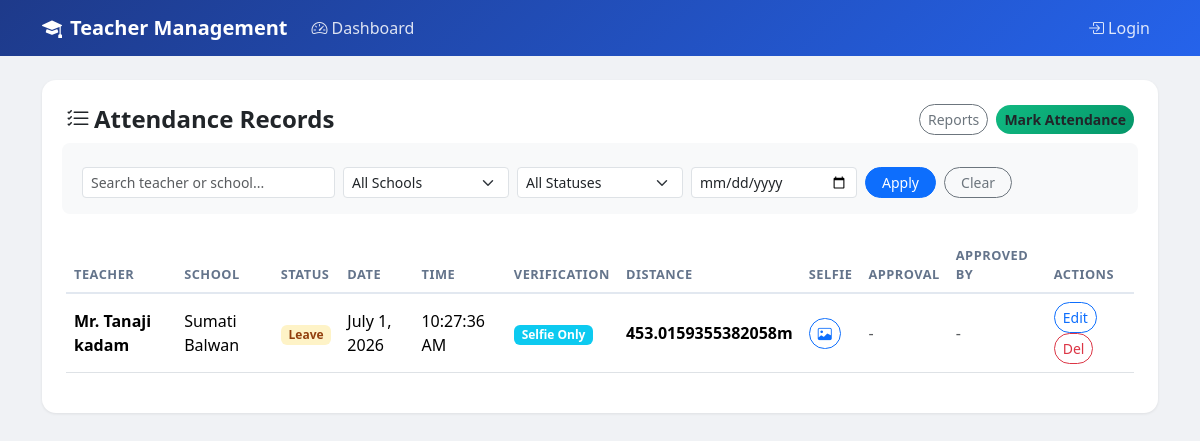
The page /attendances/ on the database its author committed.
### management/models.py (models this page shows, shortened)
class Attendance(models.Model):
    class StatusChoices(models.TextChoices):
        PRESENT = 'present', 'Present'
        ABSENT = 'absent', 'Absent'
        LEAVE = 'leave', 'Leave'
        CL = 'cl', 'CL (Casual Leave)'
        HALF_LEAVE = 'half_leave', 'Half Leave'
        OTHER = 'other', 'Other'
        OFFICIAL_DUTY = 'official_duty', 'Official Duty'
    WEEKDAY_CHOICES = [
        ('MON', 'Monday'),
        ('TUE', 'Tuesday'),
        ('WED', 'Wednesday'),
        ('THU', 'Thursday'),
        ('FRI', 'Friday'),
        ('SAT', 'Saturday'),
        ('SUN', 'Sunday'),
    ]
    VERIFICATION_CHOICES = [
        ('GPS_SELFIE', 'GPS + Selfie'),
        ('GPS', 'GPS Only'),
        ('SELFIE', 'Selfie Only'),
        ('MANUAL', 'Manual'),
    ]
    APPROVAL_CHOICES = [
        ('pending', 'Pending'),
        ('approved', 'Approved'),
        ('rejected', 'Rejected'),
        ('none', 'None'),
    ]
    teacher = models.ForeignKey(Teacher, on_delete=models.CASCADE, related_name='attendances')
    school = models.ForeignKey(School, on_delete=models.CASCADE, related_name='attendances')
    course = models.ForeignKey(Course, on_delete=models.SET_NULL, null=True, blank=True, related_name='attendances')
    attendance_date = models.DateField(default=timezone.now)
    attendance_status = models.CharField(max_length=20, choices=StatusChoices.choices, default=StatusChoices.PRESENT)
    standard_class = models.CharField(max_length=100, blank=True, null=True, help_text="Standard/Class (STD)")
    weekday = models.CharField(max_length=20, blank=True, choices=WEEKDAY_CHOICES)
    start_time = models.TimeField(null=True, blank=True)
    end_time = models.TimeField(null=True, blank=True)
    room = models.CharField(max_length=50, blank=True)
    notes = models.TextField(blank=True)
    created_at = models.DateTimeField(default=timezone.now)
    marked_at = models.DateTimeField(default=timezone.now)
    latitude = models.FloatField(null=True, blank=True)
    longitude = models.FloatField(null=True, blank=True)
    location = models.CharField(max_length=255, blank=True, null=True, help_text="Human readable location or address description")
    distance_from_school = models.FloatField(null=True, blank=True, help_text="Distance in meters")
    attendance_time = models.TimeField(default=timezone.now)
    device_id = models.CharField(blank=True, max_length=255, null=True)
    face_confidence = models.FloatField(blank=True, null=True)
    qr_code_data = models.CharField(blank=True, max_length=255, null=True)
    selfie_image = models.ImageField(blank=True, null=True, upload_to='attendance_selfies/')
    verification_method = models.CharField(max_length=50, choices=VERIFICATION_CHOICES, default='GPS_SELFIE')
    wifi_bssid = models.CharField(blank=True, max_length=255, null=True)
    wifi_ssid = models.CharField(blank=True, max_length=255, null=True)
    approval_status = models.CharField(max_length=20, choices=APPROVAL_CHOICES, default='none')
    approved_by = models.ForeignKey(User, on_delete=models.SET_NULL, null=True, blank=True, related_name='approved_attendances')
    approved_at = models.DateTimeField(null=True, blank=True)
    official_duty_reason = models.TextField(blank=True, null=True, help_text="Reason for official duty when outside school radius")
    class Meta:
        ordering = ['-attendance_date', 'weekday', 'start_time', 'teacher__last_name']
        constraints = [
            models.UniqueConstraint(fields=['teacher', 'attendance_date'], name='unique_teacher_attendance_per_day')
        ]

class Teacher(models.Model):
    user = models.OneToOneField(User, on_delete=models.CASCADE, null=True, blank=True, related_name='teacher_profile')
    first_name = models.CharField(max_length=120)
    last_name = models.CharField(max_length=120)
    email = models.EmailField(blank=True)
    phone = models.CharField(max_length=80, blank=True)
    qualification = models.CharField(max_length=200, blank=True)
    notes = models.TextField(blank=True)
    active = models.BooleanField(default=True)
    school = models.ForeignKey(School, on_delete=models.SET_NULL, null=True, blank=True, related_name='teachers')
    class Meta:
        ordering = ["last_name", "first_name"]
    @property
    def full_name(self):
        return f"{self.first_name} {self.last_name}"

class School(models.Model):
    name = models.CharField(max_length=200)
    city = models.CharField(max_length=120, blank=True)
    address = models.CharField(max_length=255, blank=True)
    email = models.EmailField(blank=True)
    phone = models.CharField(max_length=20, blank=True)
    school_latitude = models.FloatField(
        null=True,
        blank=True,
        validators=[MinValueValidator(-90.0), MaxValueValidator(90.0)]
    )
    school_longitude = models.FloatField(
        null=True,
        blank=True,
        validators=[MinValueValidator(-180.0), MaxValueValidator(180.0)]
    )
    allowed_radius_meters = models.IntegerField(
        default=500,
        validators=[MinValueValidator(1)],
        help_text="Allowed radius in meters"
    )
    class Meta:
        ordering = ["name"]

### management/views.py (the view)
# urls.py: path("attendances/", views.attendance_list, name="attendance_list"),
def attendance_list(request):
    query = request.GET.get("q", "")
    school_id = request.GET.get("school", "")
    status = request.GET.get("status", "")
    date_filter = request.GET.get("date", "")
    attendances = Attendance.objects.select_related("teacher", "school", "approved_by").order_by("-attendance_date", "-attendance_time")
    if query:
        attendances = attendances.filter(
            Q(teacher__first_name__icontains=query) |
            Q(teacher__last_name__icontains=query) |
            Q(school__name__icontains=query)
        )
    if school_id:
        attendances = attendances.filter(school_id=school_id)
    if status:
        attendances = attendances.filter(attendance_status=status)
    if date_filter:
        attendances = attendances.filter(attendance_date=date_filter)
    schools = School.objects.all()
    statuses = Attendance.StatusChoices.choices
    return render(
        request,
        "management/attendance_list.html",
        {
            "attendances": attendances,
            "schools": schools,
            "statuses": statuses,
            "query": query,
            "selected_school": int(school_id) if school_id else None,
            "selected_status": status,
            "selected_date": date_filter,
        },
    )

### templates/management/attendance_list.html (shortened to what this page needs)
{% extends "management/base.html" %}
{% block content %}
<div class="content-card">
    <div class="d-flex justify-content-between align-items-center mb-3">
        <h4 class="mb-0 fw-bold"><i class="bi bi-list-check me-1"></i>Attendance Records</h4>
        <div>
            <a class="btn btn-sm btn-outline-secondary rounded-pill me-1" href="{% url 'attendance_report' %}">Reports</a>
            <a class="btn btn-sm btn-mark rounded-pill" href="{% url 'attendance_mark' %}">Mark Attendance</a>
        </div>
    </div>
    <form method="get" class="row g-2 mb-4 p-3 bg-light rounded-3">
        <div class="col-md-3 col-sm-6">
            <input type="text" name="q" value="{{ query }}" class="form-control form-control-sm" placeholder="Search teacher or school...">
        </div>
        <div class="col-md-2 col-sm-6">
            <select name="school" class="form-select form-select-sm">
                <option value="">All Schools</option>
            </select>
        </div>
        <div class="col-md-2 col-sm-6">
            <select name="status" class="form-select form-select-sm">
                <option value="">All Statuses</option>
            </select>
        </div>
        <div class="col-md-2 col-sm-6">
            <input type="date" name="date" value="{{ selected_date }}" class="form-control form-control-sm">
        </div>
        <div class="col-md-3 col-sm-12">
            <button type="submit" class="btn btn-sm btn-primary rounded-pill px-3 me-1">Apply</button>
            <a href="{% url 'attendance_list' %}" class="btn btn-sm btn-outline-secondary rounded-pill px-3">Clear</a>
        </div>
    </form>
    {% if attendances %}
    <div class="table-responsive">
        <table class="table table-hover">
            <thead>
                <tr>
                    <th>Teacher</th>
                    <th>School</th>
                    <th>Status</th>
                    <th>Date</th>
                    <th>Time</th>
                    <th>Verification</th>
                    <th>Distance</th>
                    <th>Selfie</th>
                    <th>Approval</th>
                    <th>Approved By</th>
                    <th>Actions</th>
                </tr>
            </thead>
            <tbody>
                {% for attendance in attendances %}
                <tr>
                    <td><strong>{{ attendance.teacher.full_name }}</strong></td>
                    <td>{{ attendance.school.name }}</td>
                    <td>
                        {% if attendance.attendance_status == "present" or attendance.attendance_status == "PRESENT" %}
                            <span class="badge badge-present">Present</span>
                        {% elif attendance.attendance_status == "absent" or attendance.attendance_status == "ABSENT" %}
                            <span class="badge badge-absent">Absent</span>
                        {% elif attendance.attendance_status == "leave" %}
                            <span class="badge badge-leave">Leave</span>
                        {% elif attendance.attendance_status == "cl" %}
                            <span class="badge badge-cl">CL</span>
                        {% elif attendance.attendance_status == "half_leave" %}
                            <span class="badge badge-half_day">Half Day</span>
                        {% elif attendance.attendance_status == "other" %}
                            <span class="badge bg-secondary">Other</span>
                        {% endif %}
                    </td>
                    <td>{{ attendance.attendance_date }}</td>
                    <td>
                        {% if attendance.attendance_time %}
                            {{ attendance.attendance_time|time:"h:i:s A" }}
                        {% else %}
                            <span class="text-muted">-</span>
                        {% endif %}
                    </td>
                    <td><span class="badge bg-info">{{ attendance.get_verification_method_display }}</span></td>
                    <td>
                        {% if attendance.distance_from_school is not None %}
                            <span class="fw-bold">{{ attendance.distance_from_school }}m</span>
                        {% else %}
                            <span class="text-muted">-</span>
                        {% endif %}
                    </td>
                    <td>
                        {% if attendance.selfie_image %}
                            <a href="{{ attendance.selfie_image.url }}" target="_blank" class="btn btn-sm btn-outline-primary rounded-pill">
                                <i class="bi bi-image"></i>
                            </a>
                        {% else %}
                            <span class="text-muted">-</span>
                        {% endif %}
                    </td>
                    <td>
                        {% if attendance.approval_status == "pending" %}
                            <span class="badge badge-pending">Pending</span>
                        {% elif attendance.approval_status == "approved" %}
                            <span class="badge badge-approved">Approved</span>
                        {% elif attendance.approval_status == "rejected" %}
                            <span class="badge badge-rejected">Rejected</span>
                        {% else %}
                            <span class="text-muted">-</span>
                        {% endif %}
                    </td>
                    <td>
                        {% if attendance.approved_by %}
                            {{ attendance.approved_by.get_full_name|default:attendance.approved_by.username }}
                        {% else %}
                            <span class="text-muted">-</span>
                        {% endif %}
                    </td>
                    <td>
                        <a href="{% url 'attendance_update' attendance.id %}" class="btn btn-sm btn-outline-primary rounded-pill px-2">Edit</a>
                        <a href="{% url 'attendance_delete' attendance.id %}" class="btn btn-sm btn-outline-danger rounded-pill px-2">Del</a>
                    </td>
                </tr>
                {% endfor %}
            </tbody>
        </table>
    </div>
    {% else %}
    <div class="text-center py-5">
        <i class="bi bi-inbox display-4 text-muted"></i>
        <p class="text-muted mt-2">No attendance records found matching filters.</p>
    </div>
    {% endif %}
</div>
{% endblock %}

### templates/management/base.html (style rules this page uses)
body { background: #f0f2f5; font-family: 'Segoe UI', system-ui, -apple-system, sans-serif; }
.content-card { background: white; border-radius: 14px; padding: 24px; box-shadow: 0 1px 3px rgba(0,0,0,0.08); margin-bottom: 24px; }
.table th { font-size: 0.8rem; text-transform: uppercase; letter-spacing: 0.04em; color: #64748b; font-weight: 700; border-bottom: 2px solid #e2e8f0; }
.table td { vertical-align: middle; }
.badge-leave { background: #fef3c7; color: #92400e; }
.btn-mark { background: linear-gradient(135deg, #10b981 0%, #059669 100%); border: none; font-weight: 700; }

### rows shown on the page
Attendance: teacher.full_name "Mr. Tanaji kadam", school.name "Sumati Balwan", attendance_status "Leave", attendance_date "July 1, 2026", attendance_time "10:27:36 AM", verification_method "Selfie Only", distance_from_school "453.0159355382058"
